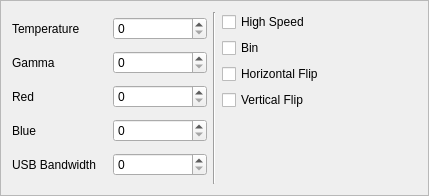
<?xml version="1.0" encoding="UTF-8"?>
<ui version="4.0">
 <class>ZWOSettings</class>
 <widget class="QFrame" name="ZWOSettings">
  <property name="geometry">
   <rect>
    <x>0</x>
    <y>0</y>
    <width>429</width>
    <height>196</height>
   </rect>
  </property>
  <property name="windowTitle">
   <string>Frame</string>
  </property>
  <property name="frameShape">
   <enum>QFrame::StyledPanel</enum>
  </property>
  <property name="frameShadow">
   <enum>QFrame::Raised</enum>
  </property>
  <layout class="QHBoxLayout" name="horizontalLayout">
   <item>
    <layout class="QGridLayout" name="spinbox_gridlayout">
     <item row="2" column="0">
      <widget class="QLabel" name="red_label">
       <property name="text">
        <string>Red</string>
       </property>
      </widget>
     </item>
     <item row="1" column="0">
      <widget class="QLabel" name="gamma_label">
       <property name="text">
        <string>Gamma</string>
       </property>
      </widget>
     </item>
     <item row="1" column="1">
      <widget class="QSpinBox" name="gamma_spinbox"/>
     </item>
     <item row="3" column="1">
      <widget class="QSpinBox" name="blue_spinbox"/>
     </item>
     <item row="2" column="1">
      <widget class="QSpinBox" name="red_spinbox"/>
     </item>
     <item row="3" column="0">
      <widget class="QLabel" name="blue_label">
       <property name="text">
        <string>Blue</string>
       </property>
      </widget>
     </item>
     <item row="0" column="0">
      <widget class="QLabel" name="temperature_label">
       <property name="text">
        <string>Temperature</string>
       </property>
      </widget>
     </item>
     <item row="0" column="1">
      <widget class="QSpinBox" name="temperature_spinbox"/>
     </item>
     <item row="4" column="1">
      <widget class="QSpinBox" name="usb_spinbox"/>
     </item>
     <item row="4" column="0">
      <widget class="QLabel" name="usb_label">
       <property name="text">
        <string>USB Bandwidth</string>
       </property>
      </widget>
     </item>
    </layout>
   </item>
   <item>
    <widget class="Line" name="line">
     <property name="orientation">
      <enum>Qt::Vertical</enum>
     </property>
    </widget>
   </item>
   <item>
    <layout class="QGridLayout" name="checkbox_gridlayout">
     <item row="2" column="0">
      <widget class="QCheckBox" name="horizontalflip_checkbox">
       <property name="text">
        <string>Horizontal Flip</string>
       </property>
      </widget>
     </item>
     <item row="1" column="0">
      <widget class="QCheckBox" name="hardwarebin_checkbox">
       <property name="text">
        <string>Bin</string>
       </property>
      </widget>
     </item>
     <item row="0" column="0">
      <widget class="QCheckBox" name="highspeed_checkbox">
       <property name="text">
        <string>High Speed</string>
       </property>
      </widget>
     </item>
     <item row="4" column="0">
      <spacer name="checkbox_spacer">
       <property name="orientation">
        <enum>Qt::Vertical</enum>
       </property>
       <property name="sizeHint" stdset="0">
        <size>
         <width>20</width>
         <height>40</height>
        </size>
       </property>
      </spacer>
     </item>
     <item row="3" column="0">
      <widget class="QCheckBox" name="verticalflip_checkbox">
       <property name="text">
        <string>Vertical Flip</string>
       </property>
      </widget>
     </item>
    </layout>
   </item>
  </layout>
 </widget>
 <resources/>
 <connections/>
</ui>
